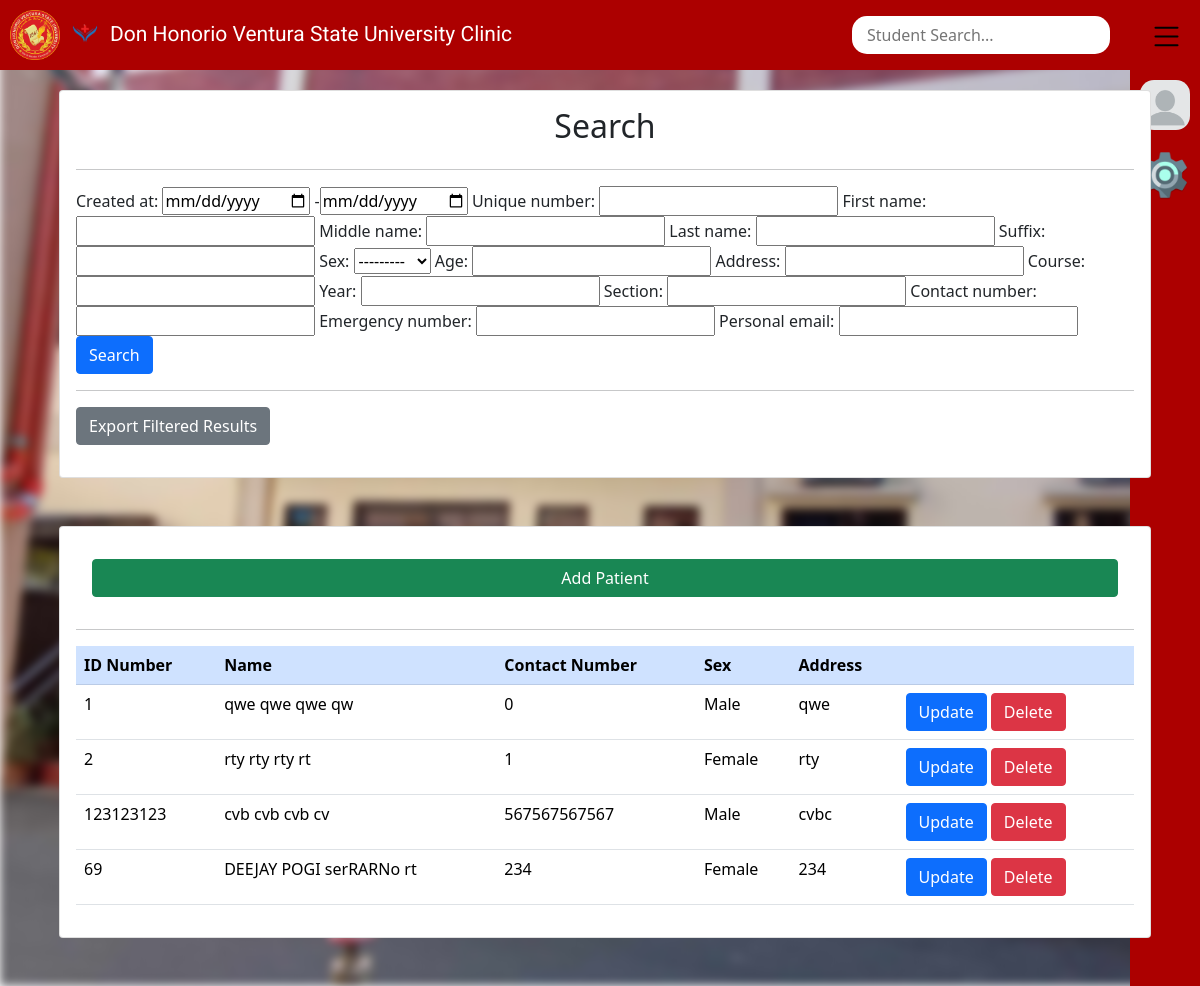
Page /cms/patientdata/ (signed in) on the committed database.
### cms/models.py (models this page shows, shortened)
class patient(models.Model):
    created_at = models.DateField(default=timezone.now)
    unique_number = models.CharField(unique=True, max_length=10)
    first_name = models.CharField(max_length=100)
    middle_name = models.CharField(max_length=100, blank=True)
    last_name = models.CharField(max_length=100)
    suffix = models.CharField(max_length=2, blank=True, null=True)
    SEX_CHOICES = [
        ("Male", "Male"),
        ("Female", "Female"),
    ]
    sex = models.CharField(max_length=6, choices=SEX_CHOICES)
    age = models.PositiveIntegerField(default=0)
    address = models.CharField(max_length=100)
    course = models.CharField(max_length=100, blank=True, null=True)
    year = models.PositiveIntegerField(blank=True, null=True)
    section = models.CharField(max_length=100, blank=True, null=True)
    contact_number = models.PositiveIntegerField(default=0)
    emergency_number = models.PositiveIntegerField(default=0)
    personal_email = models.CharField(max_length=100)

### cms/views.py (the view)
# urls.py: path('patientdata/', views.patientdata_view, name="Patient Data"),
@login_required(login_url="Login")
def patientdata_view(request):
    myFilter = PatientFilter(request.GET, queryset=patient.objects.all())
    patients = myFilter.qs
    context = {'patients':patients, 'myFilter':myFilter}
    return render(request, 'cms/patient-data.html', context)

### cms/templates/cms/patient-data.html (shortened to what this page needs)
{% extends "cms/base.html" %}
{% block content %}
<div class="container">
    <div class="row">
        <div class="col">
            <div class="card card-body">
                <h2 class="card-title text-center">Search</h2>
                <hr>
                <div class="form-group">
                    <form method="GET">
                        {{myFilter.form}}
                        <br>
                        <input class="btn btn-primary btn-block" type="submit" value="Search">
                    </form>
                    <hr>
                    <form method="get" action="{% url 'Patient Export' %}">
                        <button type="submit" class="btn btn-secondary">Export Filtered Results</button>
                    </form>
                </div>
            </div>
        </div>
    </div>
    <div class="row my-5">
        <div class="col-lg">
            <div class="card card-body table-responsive">
                <a class="btn btn-success m-3 btn-block" href= {% url "Patient Add" %}>
                    Add Patient
                <hr>
                <div class="table-responsive">
                    <table class="table">
                        <tr class="table-primary">
                            <th>ID Number</th>
                            <th>Name</th>
                            <th>Contact Number</th>
                            <th>Sex</th>
                            <th>Address</th>
                            <th></th>
                        </tr>
                        {% for patient in patients %}
                        <tr>
                            <td>{{patient.unique_number}}</td>
                            <td>{{patient.first_name}} {{patient.middle_name}} {{patient.last_name}} {{patient.suffix}}</th>
                            <td>{{patient.contact_number}}</td>
                            <td>{{patient.sex}}</td>
                            <td>{{patient.address}}</td>
                            <td>
                                <a href="{% url "Patient Update" patient.id %}"><button class="btn btn-primary" type="button">Update</button></a>
                                <a href="{% url "Patient Delete" patient.id %}"><button class="btn btn-danger" type="button">Delete</button></a>
                            </td>
                        </tr>
                        {% endfor %}
                    </table>
                </div>
            </div>
        </div>
    </div>
{% endblock content %}

### cms/static/cms/dashboard/Main-Menu.css (style rules this page uses)
body { margin-top: 90px; margin-left: 10px; }

### rows in the picture
patient: unique_number "1", first_name "qwe", middle_name "qwe", last_name "qwe", suffix "qw", contact_number "0", sex "Male", address "qwe"
patient: unique_number "2", first_name "rty", middle_name "rty", last_name "rty", suffix "rt", contact_number "1", sex "Female", address "rty"
patient: unique_number "123123123", first_name "cvb", middle_name "cvb", last_name "cvb", suffix "cv", contact_number "567567567567", sex "Male", address "cvbc"
patient: unique_number "69", first_name "DEEJAY", middle_name "POGI", last_name "serRARNo", suffix "rt", contact_number "234", sex "Female", address "234"
